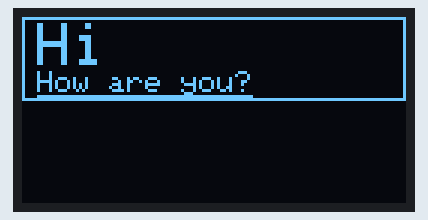
Recording of a sketch running on a simulated Arduino Uno, built with avr-gcc and run on an emulated ATmega328P. On the bench: 128×62 one-colour display.

Above: at 0.1 s.
At 1.1 s:
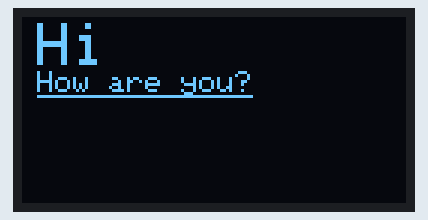

Measured:
- what the display in image 1 shows lasts 1.0 s, from 1.1 s to 2.1 s

The sketch:

oled_display.ino
```cpp
#include<Wire.h>
#include<Adafruit_GFX.h>
#include<Adafruit_SSD1306.h>

// Display Configuration
#define DISPLAY_WIDTH 128
#define DISPLAY_HEIGHT 62
#define DISPLAY_RESET -1
#define I2C_ADDRESS 0x3C

Adafruit_SSD1306 oled(DISPLAY_WIDTH, DISPLAY_HEIGHT, &Wire, DISPLAY_RESET);


void setup() {
  // put your setup code here, to run once:
  Serial.begin(9600);
  oled.begin(SSD1306_SWITCHCAPVCC, I2C_ADDRESS);
}

void loop() {
  // put your main code here, to run repeatedly:
  oled.clearDisplay();
  oled.setTextColor(WHITE);
  oled.setTextSize(2);
  oled.setCursor(5, 2);
  oled.println("Hi");
  oled.setTextSize(1);
  oled.setCursor(5, 18);
  oled.print("How are you?");
  oled.drawLine(5, 26, 76, 26, WHITE);
  oled.drawRect(0, 0, 128, 28, WHITE);
  oled.display();
  delay(1000);
  oled.drawRect(0, 0, 128, 28, BLACK);
  oled.display();
  delay(1000);
  // oled.invertDisplay(1);
}
```
